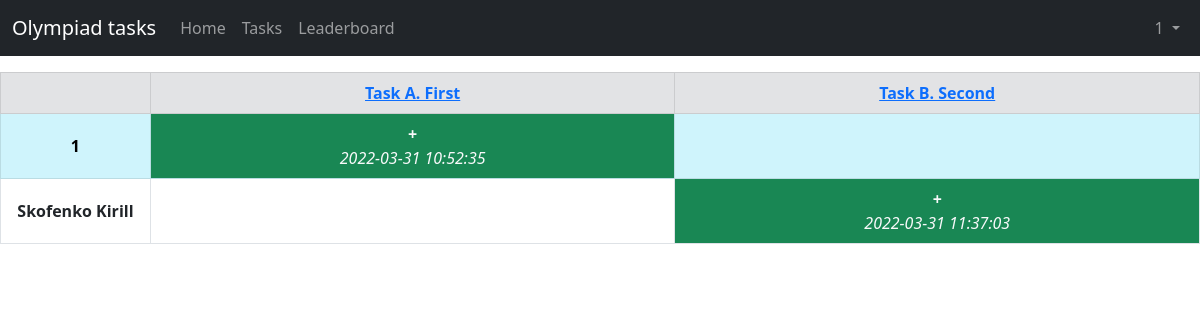
The page /leaderboard (signed in) on the database its author committed.
### models.py (models this page shows, shortened)
class Task(db.Model):
    id = db.Column(db.Integer, primary_key=True)
    name = db.Column(db.String(30), nullable=False)
    text = db.Column(db.Text, nullable=False)
    answer = db.Column(db.Text, nullable=False)

class User(db.Model):
    id = db.Column(db.Integer, primary_key=True)
    name = db.Column(db.String(30), nullable=False, unique=True)
    email = db.Column(db.String(30), nullable=False, unique=True)
    psw_hash = db.Column(db.String(72), nullable=False)

class Completed(db.Model):
    user_id = db.Column(db.Integer, ForeignKey(User.id), nullable=False)
    task_id = db.Column(db.Integer, ForeignKey(Task.id), nullable=False)
    time = db.Column(db.DateTime, server_default=func.now())
    __table_args__ = (PrimaryKeyConstraint(user_id, task_id),)

### routes.py (the view)
@blueprint.route('/leaderboard')
def leaderboard():
    all_users = User.query.order_by(User.id).all()
    all_tasks = Task.query.order_by(Task.id).all()
    all_completed = Completed.query.all()
    completed_dict = {(comp.user_id, comp.task_id): comp.time for comp in all_completed}
    return render_template('leaderboard.html', tasks=all_tasks, users=all_users, dict=completed_dict,
                           user=session.get('user', None))

### templates/leaderboard.html (shortened to what this page needs)
{% extends 'header.html' %}
{% block content %}
<table class="table table-bordered mt-3">
    <thead>
    <tr class="table-secondary">
        <th style="width: 12.5%" scope="col">&nbsp;</th>
        {% for t in tasks %}
        <th style="width: {{ 87.5/tasks|length }}%" class="text-center align-middle" scope="col">
            <a href="tasks/{{ t.id }}">{{ t.name }}</a>
        </th>
        {% endfor %}
    </tr>
    </thead>
    <tbody>
    {% for u in users %}
    <tr class="{% if u.name == user %} table-info {% endif %}">
        <th class="text-center align-middle" scope="row">{{ u.name }}</th>
        {% for t in tasks %}
            {% if (u.id, t.id) in dict %}
            <td class="text-center align-middle bg-success text-light">
                <b>+</b>
                <br>
                <i>{{ dict.get((u.id, t.id)) }}</i>
            </td>
            {% else %}
            <td></td>
            {% endif %}
        {% endfor %}
    </tr>
    {% endfor %}
    </tbody>
</table>
{% endblock %}

### static/base.css (style rules this page uses)
html { overflow-wrap: break-word; }

### rows shown on the page
Task: {{ 87.5/tasks|length }} 43.75 (drawn), name "Task A. First"
Task: {{ 87.5/tasks|length }} 43.75 (drawn), name "Task B. Second"
User: name "1", get "2022-03-31 10:52:35"
User: name "Skofenko Kirill", get "2022-03-31 11:37:03"

### other values the page prints
{{ user }} "1"
